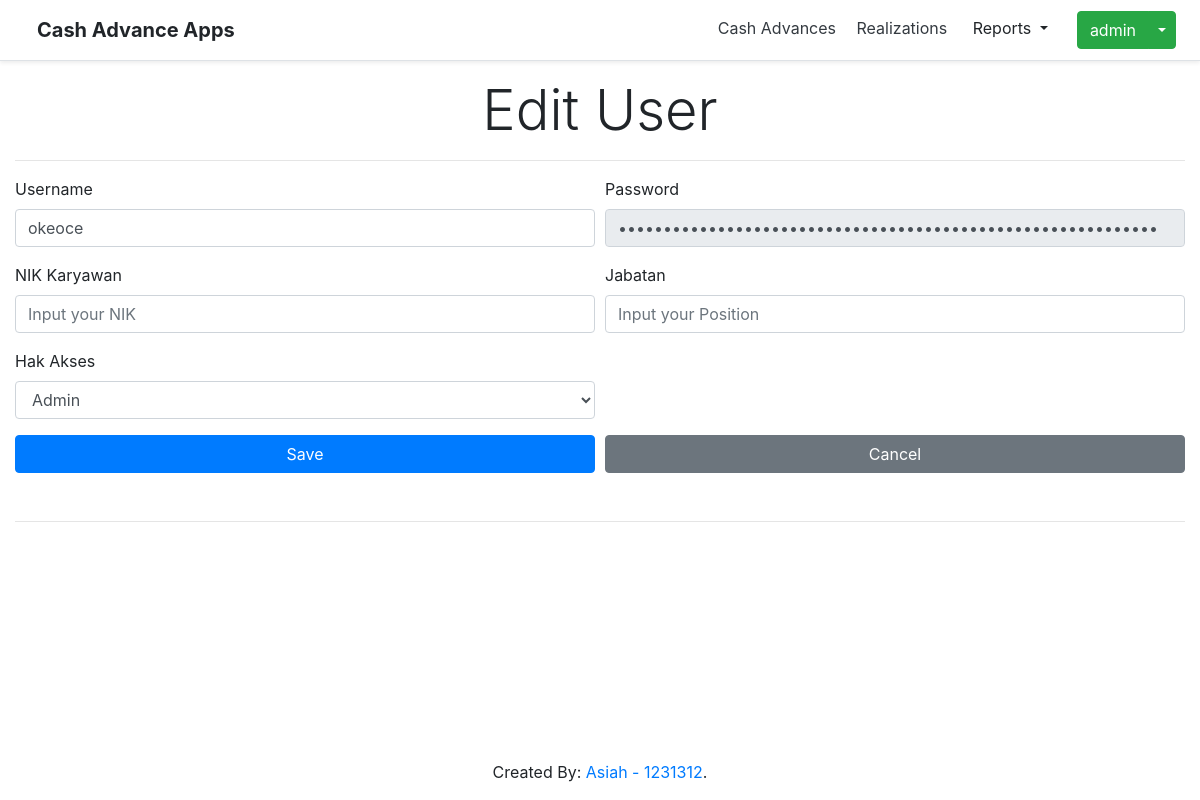
Page /index.php?page=users&action=form&id=16 (signed in) on the earlier database version.
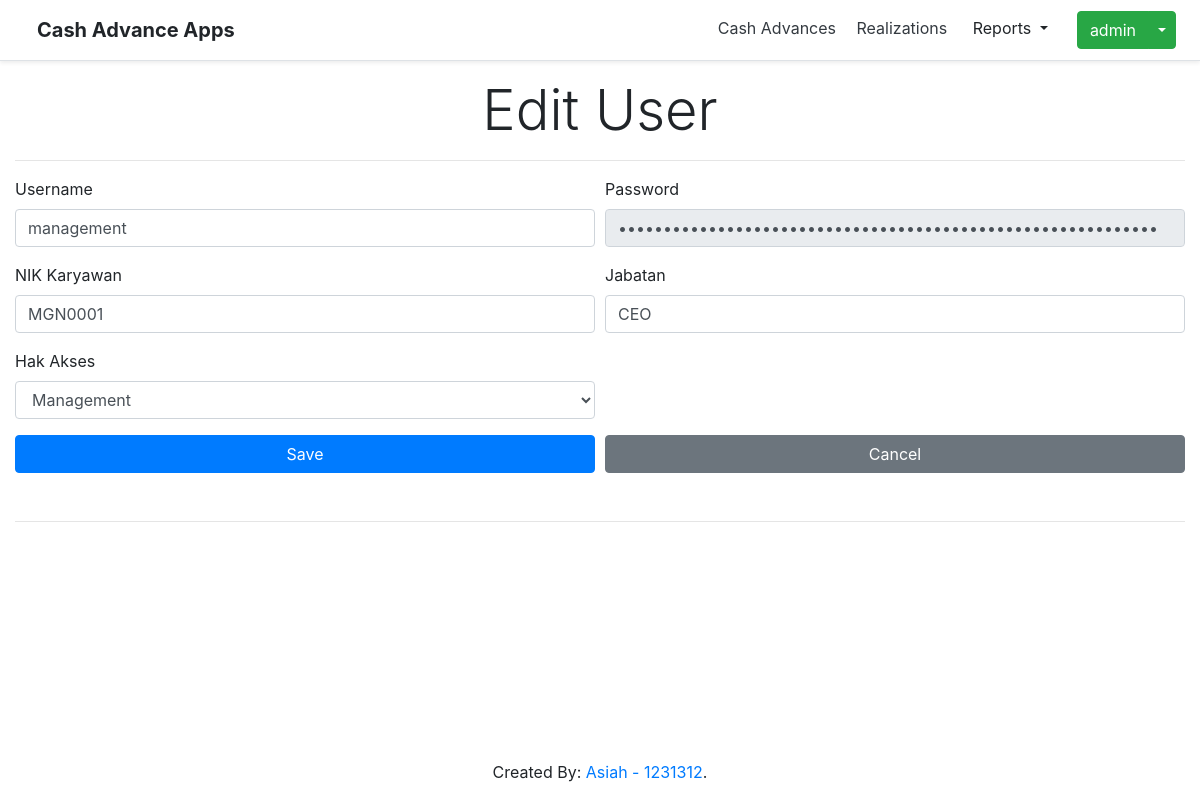
Same page on the later database version.
### tables this page shows
CREATE TABLE `users` (
  `id` int(11) NOT NULL,
  `username` varchar(25) NOT NULL,
  `password` varchar(250) NOT NULL,
  `role` varchar(25) NOT NULL,
  `nik` varchar(100) NOT NULL,
  `jabatan` varchar(100) NOT NULL
);

### users/form.php (the view, shortened to what this page needs)
<?php
  $data = array(
    'id'       => '',
    'username' => '',
    'password' => '',
    'nik'      => '',
    'jabatan' => '',
    'role'     => ''
  );
  $roles = array('Admin', 'Finance', 'Management', 'IT');
  $id = isset($_GET['id']) ? $_GET['id'] : 0;
  $title = $id == 0 ? 'Add User' : 'Edit User';
  if($id) {
    $query = "SELECT * FROM users WHERE id = '$id'";
    $execute_query = $conn->query($query);
    $data = $execute_query->fetch_assoc();
  }
?>
<h1 class='text-center display-4'><?php echo $title; ?></h1>
<hr/>
<form method='POST' action='actions/users/save_data.php'>
  <div class="form-row">
    <div class="form-group col-md-6">
      <label for="inputUsername">Username</label>
      <input
          type="text"
          class="form-control"
          id="inputUsername"
          aria-describedby="usernameHelp"
          name='username'
          value="<?php echo $data['username'] ?>"
          placeholder='Input your username'
          autocomplete="off"
      />
    </div>
    <div class="form-group col-md-6">
      <label for="inputPassword">Password</label>
      <input
          type="password"
          class="form-control"
          id="inputPassword"
          name='password'
          value='<?php echo $data['password']; ?>'
          placeholder='Input your password'
          <?php echo ($id == True) ? 'disabled': '' ?>
      >
    </div>
  </div>
  <div class="form-row">
    <div class="form-group col-md-6">
      <label for="inputNik">NIK Karyawan</label>
      <input
          type="text"
          class="form-control"
          id="inputNik"
          aria-describedby="nikHelp"
          name='nik'
          value="<?php echo $data['nik'] ?>"
          placeholder='Input your NIK'
          autocomplete="off"
      />
    </div>
    <div class="form-group col-md-6">
      <label for="inputJabatan">Jabatan</label>
      <input
          type="text"
          class="form-control"
          id="inputJabatan"
          aria-describedby="jabatanHelp"
          name='jabatan'
          value="<?php echo $data['jabatan'] ?>"
          placeholder='Input your Position'
          autocomplete="off"
      />
    </div>
  </div>
  <div class="form-row">
    <div class="form-group col-md-6">
        <label for="selectRole">Hak Akses</label>
        <select class="form-control" id="selectRole" name='role'>
          <?php
            foreach($roles as $role):
          ?>
            <option
              value='<?php echo $role; ?>'
              <?php if($data['role'] == $role) { echo 'selected="selected"'; }  ?>
            >
              <?php echo $role; ?>
            </option>
          <?php
            endforeach;
          ?>
        </select>
      </div>
  </div>
  <div class="form-row">
    <div class="form-group col-md-6">
      <button type="submit" class="btn btn-primary form-group col-md-12">Save</button>
    </div>
    <div class="form-group col-md-6">
      <a href='index.php?page=users' class="btn btn-secondary form-group col-md-12">Cancel</a>
    </div>
  </div>
  <hr/>
</form>

Differences in the rows shown:
changed users: username "okeoce" → "management"; nik (not shown) → "MGN0001"; jabatan (not shown) → "CEO"; role (not shown) → "Management"
Other differences:
form field role: "Admin" → (not shown)
